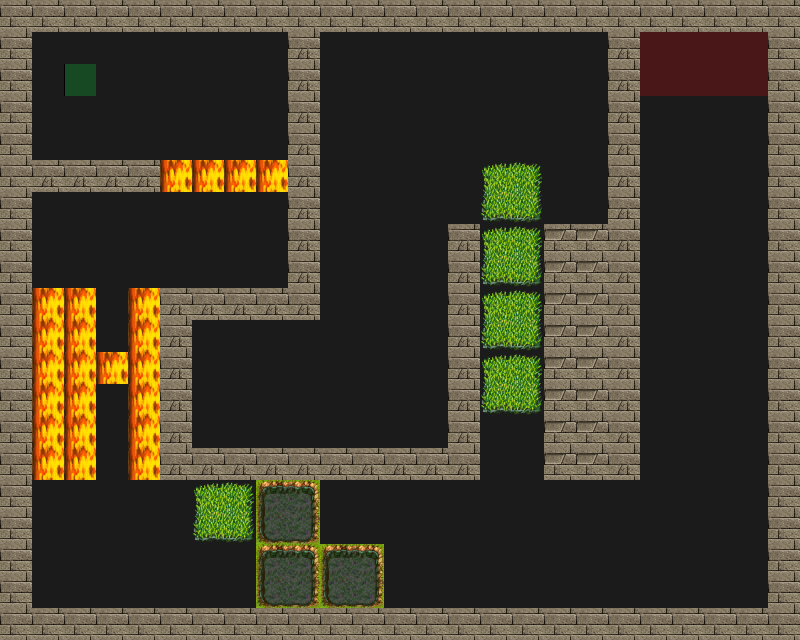

A level layout from a 2D game, rendered from its tile map. Below: a short description, then the map file with its tile-grid data intact:
An orthogonal 25x20 tile map with 32x32 px tiles, 4 tile layers (Road, Trap, Wall, Utility), 4 tilesets.

<map version="1.0" orientation="orthogonal" renderorder="right-down" width="25" height="20" tilewidth="32" tileheight="32" nextobjectid="1">
 <tileset firstgid="1" source="tilesets/meta.tsx" />
 <tileset firstgid="3" source="tilesets/road.tsx" />
 <tileset firstgid="4" source="tilesets/traps.tsx" />
 <tileset firstgid="196" source="tilesets/wallsandroofs.tsx" />
 <layer name="Road" width="25" height="20">
  <data encoding="csv">
3,3,3,3,3,3,3,3,3,3,3,3,3,3,3,3,3,3,3,3,3,3,3,3,3,
3,3,3,3,3,3,3,3,3,3,3,3,3,3,3,3,3,3,3,3,3,3,3,3,3,
3,3,3,3,3,3,3,3,3,3,3,3,3,3,3,3,3,3,3,3,3,3,3,3,3,
3,3,3,3,3,3,3,3,3,3,3,3,3,3,3,3,3,3,3,3,3,3,3,3,3,
3,3,3,3,3,3,3,3,3,3,3,3,3,3,3,3,3,3,3,3,3,3,3,3,3,
3,3,3,3,3,3,3,3,3,3,3,3,3,3,3,3,3,3,3,3,3,3,3,3,3,
3,3,3,3,3,3,3,3,3,3,3,3,3,3,3,3,3,3,3,3,3,3,3,3,3,
3,3,3,3,3,3,3,3,3,3,3,3,3,3,3,3,3,3,3,3,3,3,3,3,3,
3,3,3,3,3,3,3,3,3,3,3,3,3,3,3,3,3,3,3,3,3,3,3,3,3,
3,3,3,3,3,3,3,3,3,3,3,3,3,3,3,3,3,3,3,3,3,3,3,3,3,
3,3,3,3,3,3,3,3,3,3,3,3,3,3,3,3,3,3,3,3,3,3,3,3,3,
3,3,3,3,3,3,3,3,3,3,3,3,3,3,3,3,3,3,3,3,3,3,3,3,3,
3,3,3,3,3,3,3,3,3,3,3,3,3,3,3,3,3,3,3,3,3,3,3,3,3,
3,3,3,3,3,3,3,3,3,3,3,3,3,3,3,3,3,3,3,3,3,3,3,3,3,
3,3,3,3,3,3,3,3,3,3,3,3,3,3,3,3,3,3,3,3,3,3,3,3,3,
3,3,3,3,3,3,3,3,3,3,3,3,3,3,3,3,3,3,3,3,3,3,3,3,3,
3,3,3,3,3,3,3,3,3,3,3,3,3,3,3,3,3,3,3,3,3,3,3,3,3,
3,3,3,3,3,3,3,3,3,3,3,3,3,3,3,3,3,3,3,3,3,3,3,3,3,
3,3,3,3,3,3,3,3,3,3,3,3,3,3,3,3,3,3,3,3,3,3,3,3,3,
3,3,3,3,3,3,3,3,3,3,3,3,3,3,3,3,3,3,3,3,3,3,3,3,3
</data>
 </layer>
 <layer name="Trap" width="25" height="20">
  <data encoding="csv">
0,0,0,0,0,0,0,0,0,0,0,0,0,0,0,0,0,0,0,0,0,0,0,0,0,
0,0,0,0,0,0,0,0,0,0,0,0,0,0,0,0,0,0,0,0,0,0,0,0,0,
0,0,0,0,0,0,0,0,0,0,0,0,0,0,0,0,0,0,0,0,0,0,0,0,0,
0,0,0,0,0,0,0,0,0,0,0,0,0,0,0,0,0,0,0,0,0,0,0,0,0,
0,0,0,0,0,0,0,0,0,0,0,0,0,0,0,0,0,0,0,0,0,0,0,0,0,
0,0,0,0,0,162,162,162,162,0,0,0,0,0,0,26,27,0,0,0,0,0,0,0,0,
0,0,0,0,0,0,0,0,0,0,0,0,0,0,0,42,43,0,0,0,0,0,0,0,0,
0,0,0,0,0,0,0,0,0,0,0,0,0,0,0,26,27,0,0,0,0,0,0,0,0,
0,0,0,0,0,0,0,0,0,0,0,0,0,0,0,42,43,0,0,0,0,0,0,0,0,
0,162,162,0,162,0,0,0,0,0,0,0,0,0,0,26,27,0,0,0,0,0,0,0,0,
0,162,162,0,162,0,0,0,0,0,0,0,0,0,0,42,43,0,0,0,0,0,0,0,0,
0,162,162,162,162,0,0,0,0,0,0,0,0,0,0,26,27,0,0,0,0,0,0,0,0,
0,162,162,0,162,0,0,0,0,0,0,0,0,0,0,42,43,0,0,0,0,0,0,0,0,
0,162,162,0,162,0,0,0,0,0,0,0,0,0,0,0,0,0,0,0,0,0,0,0,0,
0,162,162,0,162,0,0,0,0,0,0,0,0,0,0,0,0,0,0,0,0,0,0,0,0,
0,0,0,0,0,0,26,27,28,29,0,0,0,0,0,0,0,0,0,0,0,0,0,0,0,
0,0,0,0,0,0,42,43,44,45,0,0,0,0,0,0,0,0,0,0,0,0,0,0,0,
0,0,0,0,0,0,0,0,28,29,28,29,0,0,0,0,0,0,0,0,0,0,0,0,0,
0,0,0,0,0,0,0,0,44,45,44,45,0,0,0,0,0,0,0,0,0,0,0,0,0,
0,0,0,0,0,0,0,0,0,0,0,0,0,0,0,0,0,0,0,0,0,0,0,0,0
</data>
 </layer>
 <layer name="Wall" width="25" height="20">
  <data encoding="csv">
261,261,261,261,261,261,261,261,261,261,261,261,261,261,261,261,261,261,261,261,261,261,261,261,261,
261,0,0,0,0,0,0,0,0,309,0,0,0,0,0,0,0,0,0,309,0,0,0,0,261,
261,0,0,0,0,0,0,0,0,309,0,0,0,0,0,0,0,0,0,309,0,0,0,0,261,
261,0,0,0,0,0,0,0,0,309,0,0,0,0,0,0,0,0,0,309,0,0,0,0,261,
261,0,0,0,0,0,0,0,0,309,0,0,0,0,0,0,0,0,0,309,0,0,0,0,261,
261,309,309,309,309,0,0,0,0,309,0,0,0,0,0,0,0,0,0,309,0,0,0,0,261,
261,0,0,0,0,0,0,0,0,309,0,0,0,0,0,0,0,0,0,309,0,0,0,0,261,
261,0,0,0,0,0,0,0,0,309,0,0,0,0,309,0,0,248,248,309,0,0,0,0,261,
261,0,0,0,0,0,0,0,0,309,0,0,0,0,309,0,0,248,248,309,0,0,0,0,261,
261,0,0,0,0,309,309,309,309,309,0,0,0,0,309,0,0,248,248,309,0,0,0,0,261,
261,0,0,0,0,309,0,0,0,0,0,0,0,0,309,0,0,248,248,309,0,0,0,0,261,
261,0,0,0,0,309,0,0,0,0,0,0,0,0,309,0,0,248,248,309,0,0,0,0,261,
261,0,0,0,0,309,0,0,0,0,0,0,0,0,309,0,0,248,248,309,0,0,0,0,261,
261,0,0,0,0,309,0,0,0,0,0,0,0,0,309,0,0,248,248,309,0,0,0,0,261,
261,0,0,0,0,309,309,309,309,309,309,309,309,309,309,0,0,248,248,309,0,0,0,0,261,
261,0,0,0,0,0,0,0,0,0,0,0,0,0,0,0,0,0,0,0,0,0,0,0,261,
261,0,0,0,0,0,0,0,0,0,0,0,0,0,0,0,0,0,0,0,0,0,0,0,261,
261,0,0,0,0,0,0,0,0,0,0,0,0,0,0,0,0,0,0,0,0,0,0,0,261,
261,0,0,0,0,0,0,0,0,0,0,0,0,0,0,0,0,0,0,0,0,0,0,0,261,
261,261,261,261,261,261,261,261,261,261,261,261,261,261,261,261,261,261,261,261,261,261,261,261,261
</data>
 </layer>
 <layer name="Utility" width="25" height="20">
  <data encoding="csv">
0,0,0,0,0,0,0,0,0,0,0,0,0,0,0,0,0,0,0,0,0,0,0,0,0,
0,0,0,0,0,0,0,0,0,0,0,0,0,0,0,0,0,0,0,0,1,1,1,1,0,
0,0,2,0,0,0,0,0,0,0,0,0,0,0,0,0,0,0,0,0,1,1,1,1,0,
0,0,0,0,0,0,0,0,0,0,0,0,0,0,0,0,0,0,0,0,0,0,0,0,0,
0,0,0,0,0,0,0,0,0,0,0,0,0,0,0,0,0,0,0,0,0,0,0,0,0,
0,0,0,0,0,0,0,0,0,0,0,0,0,0,0,0,0,0,0,0,0,0,0,0,0,
0,0,0,0,0,0,0,0,0,0,0,0,0,0,0,0,0,0,0,0,0,0,0,0,0,
0,0,0,0,0,0,0,0,0,0,0,0,0,0,0,0,0,0,0,0,0,0,0,0,0,
0,0,0,0,0,0,0,0,0,0,0,0,0,0,0,0,0,0,0,0,0,0,0,0,0,
0,0,0,0,0,0,0,0,0,0,0,0,0,0,0,0,0,0,0,0,0,0,0,0,0,
0,0,0,0,0,0,0,0,0,0,0,0,0,0,0,0,0,0,0,0,0,0,0,0,0,
0,0,0,0,0,0,0,0,0,0,0,0,0,0,0,0,0,0,0,0,0,0,0,0,0,
0,0,0,0,0,0,0,0,0,0,0,0,0,0,0,0,0,0,0,0,0,0,0,0,0,
0,0,0,0,0,0,0,0,0,0,0,0,0,0,0,0,0,0,0,0,0,0,0,0,0,
0,0,0,0,0,0,0,0,0,0,0,0,0,0,0,0,0,0,0,0,0,0,0,0,0,
0,0,0,0,0,0,0,0,0,0,0,0,0,0,0,0,0,0,0,0,0,0,0,0,0,
0,0,0,0,0,0,0,0,0,0,0,0,0,0,0,0,0,0,0,0,0,0,0,0,0,
0,0,0,0,0,0,0,0,0,0,0,0,0,0,0,0,0,0,0,0,0,0,0,0,0,
0,0,0,0,0,0,0,0,0,0,0,0,0,0,0,0,0,0,0,0,0,0,0,0,0,
0,0,0,0,0,0,0,0,0,0,0,0,0,0,0,0,0,0,0,0,0,0,0,0,0
</data>
 </layer>
</map>
